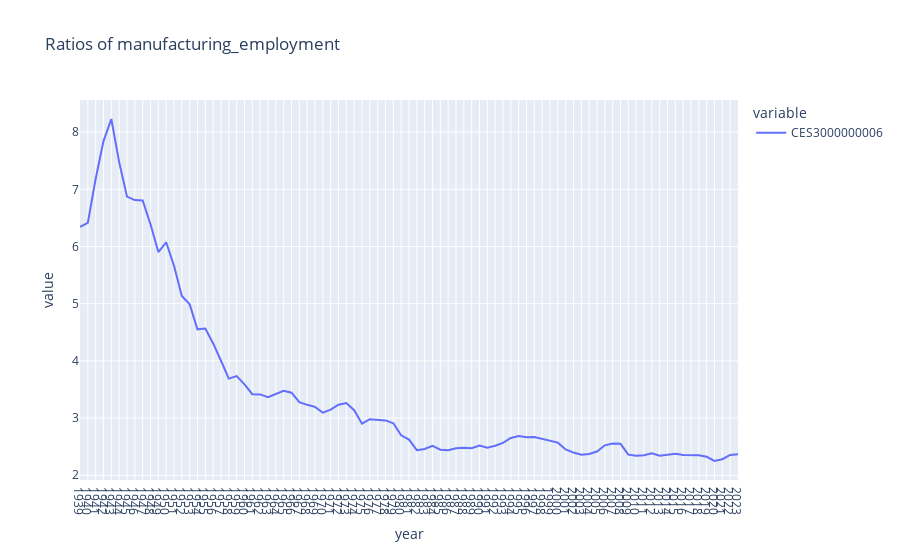

Source (notebook cell):
### Code cell
df = preparationOfDataframesFull('cross_d30_manufacturing_employment')
dataCharConstructorYear(df,"Ratios of manufacturing_employment")

### Figure 1 — Plotly figure (JSON) as saved in the notebook; plotly's stock layout.template omitted (floating-point values rounded to 4 significant figures)
{"data": [{"hovertemplate": "variable=CES3000000006<br>year=%{x|%B %d, %Y}<br>value=%{y}<extra></extra>", "legendgroup": "CES3000000006", "line": {"color": "#636efa", "dash": "solid"}, "marker": {"symbol": "circle"}, "mode": "lines", "name": "CES3000000006", "orientation": "v", "showlegend": true, "type": "scatter", "x": [1939, 1940, 1941, 1942, 1943, 1944, 1945, 1946, 1947, 1948, 1949, 1950, 1951, 1952, 1953, 1954, 1955, 1956, 1957, 1958, 1959, 1960, 1961, 1962, 1963, 1964, 1965, 1966, 1967, 1968, 1969, 1970, 1971, 1972, 1973, 1974, 1975, 1976, 1977, 1978, 1979, 1980, 1981, 1982, 1983, 1984, 1985, 1986, 1987, 1988, 1989, 1990, 1991, 1992, 1993, 1994, 1995, 1996, 1997, 1998, 1999, 2000, 2001, 2002, 2003, 2004, 2005, 2006, 2007, 2008, 2009, 2010, 2011, 2012, 2013, 2014, 2015, 2016, 2017, 2018, 2019, 2020, 2021, 2022, 2023], "xaxis": "x", "y": [6.343, 6.414, 7.184, 7.843, 8.23, 7.475, 6.873, 6.812, 6.804, 6.391, 5.902, 6.074, 5.664, 5.134, 4.988, 4.552, 4.566, 4.305, 4.002, 3.691, 3.735, 3.591, 3.417, 3.414, 3.365, 3.425, 3.476, 3.445, 3.279, 3.232, 3.197, 3.094, 3.148, 3.234, 3.262, 3.139, 2.903, 2.981, 2.97, 2.959, 2.91, 2.699, 2.624, 2.439, 2.46, 2.515, 2.446, 2.44, 2.471, 2.483, 2.472, 2.521, 2.48, 2.516, 2.567, 2.654, 2.688, 2.663, 2.67, 2.635, 2.611, 2.571, 2.451, 2.397, 2.358, 2.374, 2.415, 2.524, 2.557, 2.55, 2.36, 2.341, 2.352, 2.383, 2.342, 2.366, 2.376, 2.355, 2.355, 2.349, 2.323, 2.25, 2.281, 2.355, 2.37], "yaxis": "y"}], "layout": {"legend": {"title": {"text": "variable"}, "tracegroupgap": 0}, "title": {"text": "Ratios of manufacturing_employment"}, "xaxis": {"anchor": "y", "domain": [0, 1], "dtick": "M1", "tickformat": "%b\n%Y", "title": {"text": "year"}}, "yaxis": {"anchor": "x", "domain": [0, 1], "title": {"text": "value"}}}}
